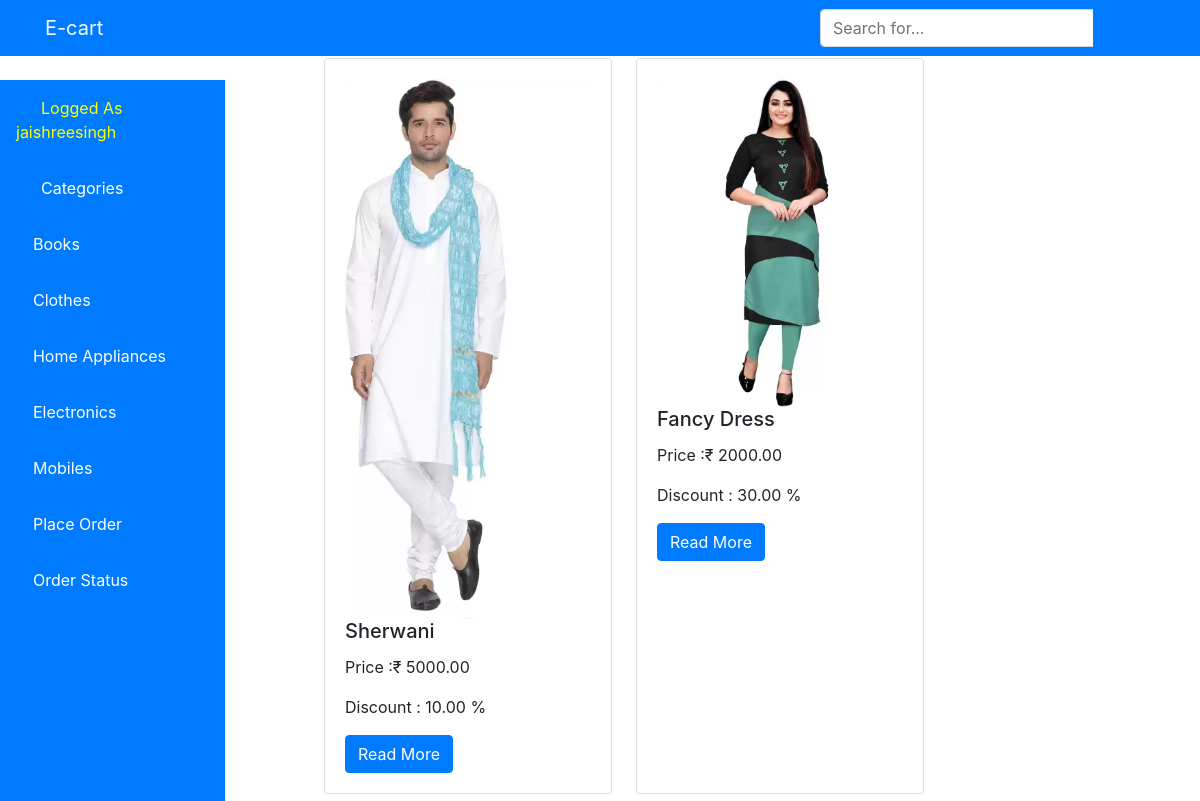
Screenshot of /clothe (signed in) with the database file from the repository.
### ecommerce_app/models.py (models this page shows, shortened)
class  Clothe(models.Model):
    title=models.CharField(max_length=100)
    description=models.TextField()
    brand=models.CharField(max_length=100)
    size=models.CharField(max_length=100)
    price=models.DecimalField(max_digits=7, decimal_places=2)
    quantity=models.PositiveIntegerField()
    discount=models.DecimalField(max_digits=7, decimal_places=2)
    category=models.CharField(
        choices=CLOTHES_CHOICES,
        max_length=100,
        default='rainy_clothes'
        )
    images=models.ImageField(upload_to='clothes/')

### ecommerce_app/views.py (the view)
# urls.py: path('clothe',views.clothe,name="clothe"),
@login_required
def clothe(request):
    clothes=Clothe.objects.all()
    context={
        'clothes' :clothes
    }
    return render(request,'ecommerce/clothe.html',context)

### templates/ecommerce/clothe.html
{% extends 'ecommerce/base.html' %}
{% load static %}
{% block content %}
<div class="container " style="margin-left:300px;">
    <div class="row">
        {% for model in clothes %}
    <div class="card mycard ml-4 mb-3 mt-2" style="width: 18rem;height:300px," id="myCard">
        <div class="card-body">
          <img src="{{model.images.url}}" class="card-img-top" alt="...">
          <h5 class="card-title">{{model.title}}</h5>
          <p class="card-text">Price :&#x20b9 {{model.price}}</p>
          <p class="card-text">Discount : {{model.discount}} &percnt;</p>
          <a href="{% url 'clothecontent' model.id %}" class="btn btn-primary">Read More</a>
        </div>
      </div>
      {% endfor %}
</div>
{% endblock %}

### templates/ecommerce/base.html (shortened to what this page needs)
{% load static %}
<!DOCTYPE html>
<html lang="en">
  <head>
     {% load static %}
    <link
      href="{% static 'vendor/fontawesome-free/css/all.min.css' %}"
      rel="stylesheet"
      type="text/css"
    />
    <link rel="stylesheet" href="{% static 'assets/css/bootstrap.min.css' %}" />
    <link
      rel="stylesheet"
      href="{% static 'assets/fonts/font-awesome-4.7.0/css/font-awesome.min.css' %}"
    />
    <link
      href="{% static 'vendor/datatables/dataTables.bootstrap4.css' %}"
      rel="stylesheet"
    />
    <link
      rel="stylesheet"
      type="text/css"
      href="{% static 'css/master.css' %}"
    />
    <link href="{% static 'css/sb-admin.css' %}" rel="stylesheet" />
  </head>
  <body id="page-top">
    <nav class="navbar navbar-expand navbar-dark bg-primary fixed-top">
      <button
        class="btn btn-link btn-sm text-white order-1 order-sm-0"
        id="sidebarToggle"
        href="#"
      >
        <i class="fas fa-bars"></i>
      </button>
      <a class="navbar-brand mr-1 text-light" href="">E-cart</a>
      <form
        class="d-none d-md-inline-block form-inline ml-auto mr-0 mr-md-3 my-2 my-md-0"
        action="#"
      >
        <div class="input-group">
          <input
            id="myInput"
            type="text"
            class="form-control"
            name="query"
            placeholder="Search for..."
            aria-label="Search"
            aria-describedby="basic-addon2"
          />
          <div class="input-group-append">
            <button class="btn btn-primary" type="submit">
              <i class="fas fa-search"></i>
            </button>
          </div>
        </div>
      </form>
      <ul class="navbar-nav ml-auto ml-md-0">
        <li class="nav-item dropdown no-arrow">
          <a
            class="nav-link dropdown-toggle"
            href="#"
            id="userDropdown"
            role="button"
            data-toggle="dropdown"
            aria-haspopup="true"
            aria-expanded="false"
          >
            <i class="fas fa-user-circle fa-fw text-light"></i>
          </a>
        </li>
      </ul>
    </nav>
    <div id="wrapper" style="padding-top: 50px">
      <ul class="sidebar navbar-nav bg-primary mysidebar " style="margin-top:80px;">
        <li class="nav-item active">
          <a class="nav-link" href="">
            <i class="fas fa-user-circle fa-fw text-warning"></i>
            <span style="color: yellow">Logged As {{ user.username }}</span>
          </a>
        </li>
        <li class="nav-item">
          <a class="nav-link" href="#">
            <i class="fas fa-fw fa-tachometer-alt"></i>
            <span style="color: white">Categories</span>
          </a>
        </li>
        <li class="nav-item">
          <a class="nav-link" href="{% url 'book' %}">
            <i class="fas fa-book text-primary"></i>
            <span style="color: white">Books</span>
          </a>
        </li>
        <li class="nav-item">
          <a class="nav-link" href="{% url 'clothe' %}">
            <i class="fas fa-book text-primary"></i>
            <span style="color: white">Clothes</span>
          </a>
        </li>
        <li class="nav-item">
          <a class="nav-link" href="{% url 'homeappliances' %}">
            <i class="fas fa-book text-primary"></i>
            <span style="color: white">Home Appliances</span>
          </a>
        </li>
        <li class="nav-item">
          <a class="nav-link" href="{% url 'electronic' %}">
            <i class="fas fa-book text-primary"></i>
            <span style="color: white">Electronics</span>
          </a>
        </li>
        <li class="nav-item">
          <a class="nav-link" href="{% url 'mobile' %}">
            <i class="fas fa-book text-primary"></i>
            <span style="color: white">Mobiles</span>
          </a>
        </li>
        <li class="nav-item">
          <a class="nav-link" href="{% url 'place-order' %}">
            <i class="fas fa-book text-primary"></i>
            <span style="color: white">Place Order</span>
          </a>
        </li>
        <li class="nav-item">
          <a class="nav-link" href="{% url 'order' %}">
            <i class="fas fa-book text-primary"></i>
            <span style="color: white">Order Status</span>
          </a>
        </li>
      </ul>
      {% block body %}{% endblock %} {% block content %}{% endblock content %}
    </div>
  </body>
</html>

### static/css/master.css (style rules this page uses)
html { scroll-behavior: smooth; }
li { list-style-type: none; }

### templates/ecommerce/base.html (style rules this page uses)
body { display: flex; flex-direction: column; min-height: 100vh; }
.mysidebar { position: fixed; width: 200px; overflow-y: scroll; top: 0; bottom: 0; }

### rows the page displays
Clothe: images (picture), title "Sherwani", price "5000.00", discount "10.00"
Clothe: images (picture), title "Fancy Dress", price "2000.00", discount "30.00"

### other values shown
{{ user.username }} "jaishreesingh"
